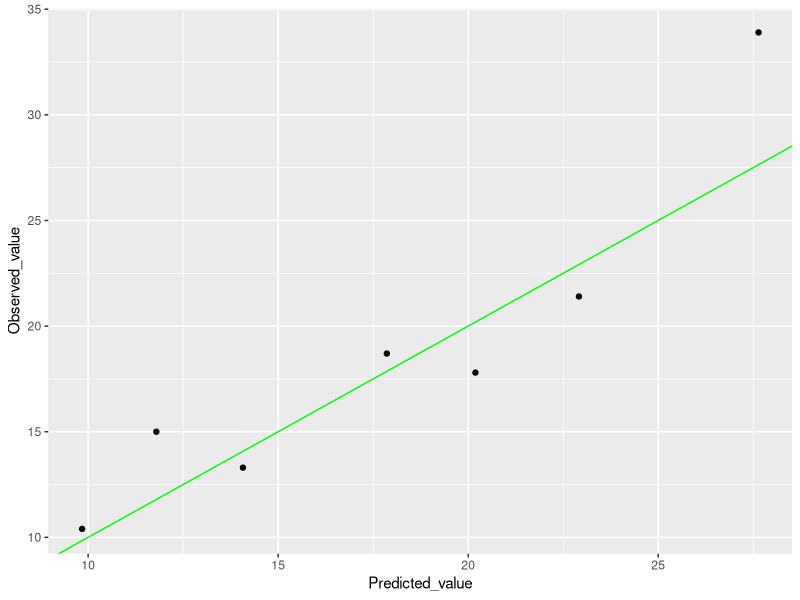

This figure's R source:
#Multiple regression is an extension of linear regression into relationship between 
#more than two variables. In simple linear relation we have one predictor and one 
#response variable, but in multiple regression we have more than one predictor variable 
#and one response variable.

library(caTools)
set.seed(123)

#Load Data
?mtcars
data <- mtcars[,c("mpg","disp","hp","wt")]
head(data)

#Train Test Split
split = sample.split(data$mpg, SplitRatio = 0.8)
train = subset(data, split == TRUE)
test = subset(data, split == FALSE)
train
test

# Create the model.
model <- lm(formula = mpg ~ disp+hp+wt, data = train)
model
y_pred = predict(model, newdata = test)
y_pred

#Plot Predicted vs Actual
library(ggplot2)
plot_data <- data.frame(Predicted_value = y_pred, Observed_value = test$mpg)

ggplot(plot_data, aes(x = Predicted_value, y = Observed_value)) +
  geom_point() +
  geom_abline(intercept = 0, slope = 1, color = "green")
